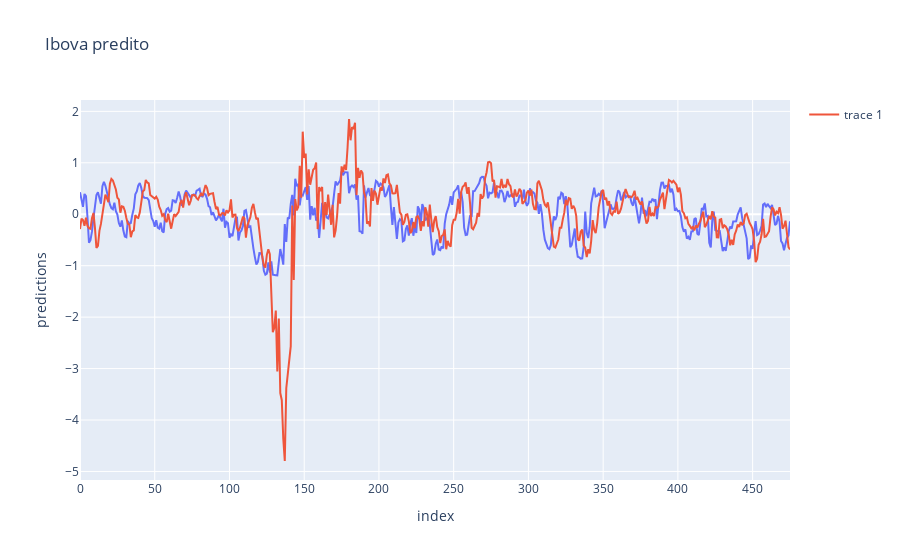

The notebook cell this image was saved under:
### Code cell
show_copare_prediction()

### Figure 1 — Plotly figure (JSON) as saved in the notebook; plotly's stock layout.template omitted (floating-point values rounded to 4 significant figures; data arrays with more than 128 entries replaced by an {"elided": "..."} marker saying what was removed)
{"data": [{"hovertemplate": "index=%{x}<br>predictions=%{y}<extra></extra>", "legendgroup": "", "line": {"color": "#636efa", "dash": "solid"}, "marker": {"symbol": "circle"}, "mode": "lines", "name": "", "orientation": "v", "showlegend": false, "type": "scatter", "x": {"elided": "476 int values"}, "xaxis": "x", "y": {"elided": "476 float values"}, "yaxis": "y"}, {"mode": "lines", "type": "scatter", "x": {"elided": "476 int values"}, "y": {"elided": "476 float values"}}], "layout": {"legend": {"tracegroupgap": 0}, "title": {"text": "Ibova predito"}, "xaxis": {"anchor": "y", "domain": [0, 1], "title": {"text": "index"}}, "yaxis": {"anchor": "x", "domain": [0, 1], "title": {"text": "predictions"}}}}
